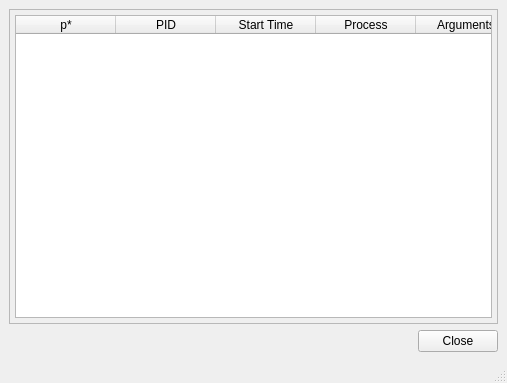
<?xml version="1.0" encoding="UTF-8"?>
<ui version="4.0">
 <class>ProcessMonitor</class>
 <widget class="QMainWindow" name="ProcessMonitor">
  <property name="geometry">
   <rect>
    <x>0</x>
    <y>0</y>
    <width>507</width>
    <height>383</height>
   </rect>
  </property>
  <property name="windowTitle">
   <string>Process Monitor</string>
  </property>
  <widget class="QWidget" name="centralwidget">
   <layout class="QVBoxLayout">
    <item>
     <widget class="QFrame" name="frame">
      <property name="frameShape">
       <enum>QFrame::StyledPanel</enum>
      </property>
      <property name="frameShadow">
       <enum>QFrame::Sunken</enum>
      </property>
      <layout class="QVBoxLayout">
       <property name="spacing">
        <number>5</number>
       </property>
       <property name="margin">
        <number>5</number>
       </property>
       <item>
        <widget class="QTableWidget" name="processTable">
         <property name="lineWidth">
          <number>1</number>
         </property>
         <property name="midLineWidth">
          <number>0</number>
         </property>
         <property name="horizontalScrollBarPolicy">
          <enum>Qt::ScrollBarAlwaysOff</enum>
         </property>
         <property name="editTriggers">
          <set>QAbstractItemView::NoEditTriggers</set>
         </property>
         <property name="alternatingRowColors">
          <bool>true</bool>
         </property>
         <property name="selectionMode">
          <enum>QAbstractItemView::SingleSelection</enum>
         </property>
         <property name="selectionBehavior">
          <enum>QAbstractItemView::SelectRows</enum>
         </property>
         <property name="showGrid">
          <bool>false</bool>
         </property>
         <property name="sortingEnabled">
          <bool>true</bool>
         </property>
         <column>
          <property name="text">
           <string>p*</string>
          </property>
         </column>
         <column>
          <property name="text">
           <string>PID</string>
          </property>
         </column>
         <column>
          <property name="text">
           <string>Start Time</string>
          </property>
         </column>
         <column>
          <property name="text">
           <string>Process</string>
          </property>
         </column>
         <column>
          <property name="text">
           <string>Arguments</string>
          </property>
         </column>
         <column>
          <property name="text">
           <string>Run Time</string>
          </property>
         </column>
         <column>
          <property name="text">
           <string>Status</string>
          </property>
         </column>
        </widget>
       </item>
      </layout>
     </widget>
    </item>
    <item>
     <layout class="QHBoxLayout">
      <item>
       <spacer>
        <property name="orientation">
         <enum>Qt::Horizontal</enum>
        </property>
        <property name="sizeHint" stdset="0">
         <size>
          <width>40</width>
          <height>20</height>
         </size>
        </property>
       </spacer>
      </item>
      <item>
       <widget class="QPushButton" name="closeButton">
        <property name="text">
         <string>Close</string>
        </property>
       </widget>
      </item>
     </layout>
    </item>
   </layout>
  </widget>
  <widget class="QMenuBar" name="menubar">
   <property name="geometry">
    <rect>
     <x>0</x>
     <y>0</y>
     <width>507</width>
     <height>22</height>
    </rect>
   </property>
  </widget>
  <widget class="QStatusBar" name="statusbar"/>
 </widget>
 <resources/>
 <connections>
  <connection>
   <sender>closeButton</sender>
   <signal>clicked()</signal>
   <receiver>ProcessMonitor</receiver>
   <slot>close()</slot>
   <hints>
    <hint type="sourcelabel">
     <x>456</x>
     <y>332</y>
    </hint>
    <hint type="destinationlabel">
     <x>253</x>
     <y>191</y>
    </hint>
   </hints>
  </connection>
 </connections>
</ui>
